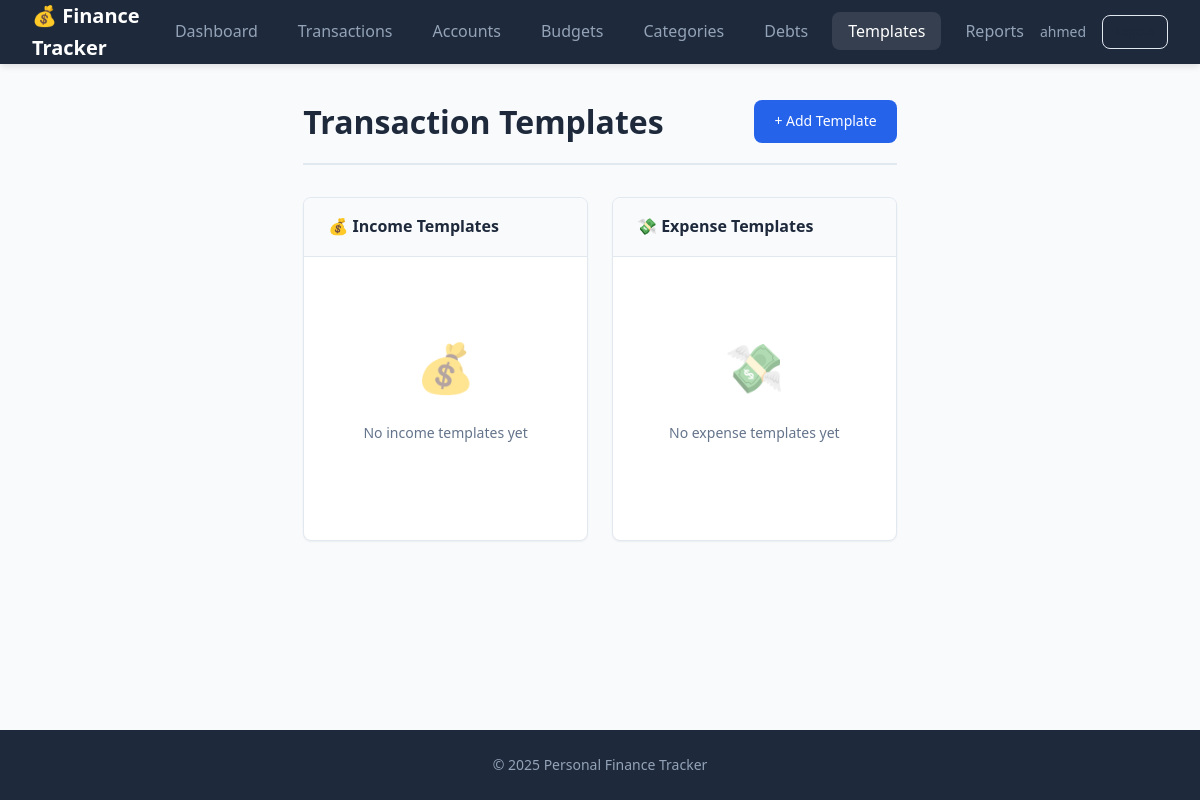
Page /templates (signed in) on the earlier database version.
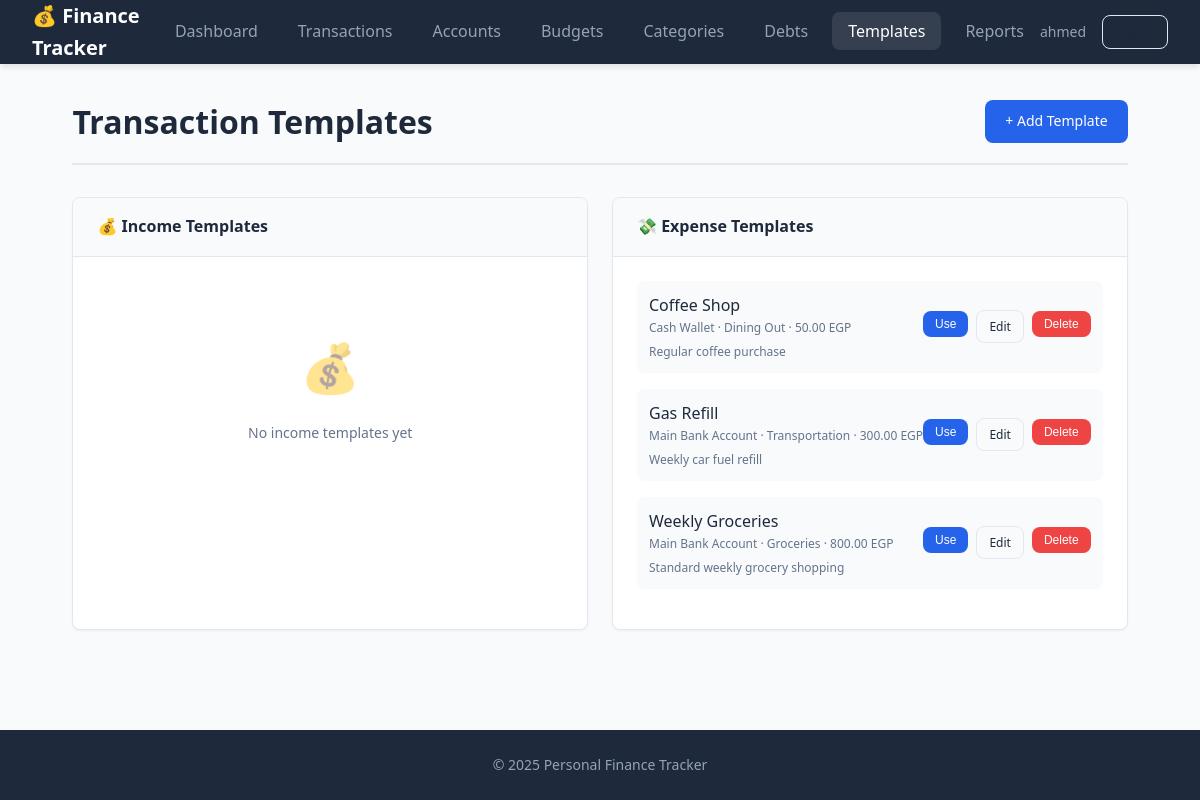
Same page on the later database version.
### src/app/models/finance_models.py (models this page shows, shortened)
class TransactionTemplate(db.Model):
    __tablename__ = 'transaction_template'
    id: Mapped[int] = mapped_column(Integer, primary_key=True, autoincrement=True)
    user_id: Mapped[int] = mapped_column(
        Integer, ForeignKey('user.id', ondelete='CASCADE'), nullable=False
    )
    name: Mapped[str] = mapped_column(String(100), nullable=False)
    description: Mapped[Optional[str]] = mapped_column(String(255))
    default_amount: Mapped[Optional[Decimal]] = mapped_column(DECIMAL(10, 2))
    transaction_type: Mapped[str] = mapped_column(String(10), nullable=False)
    account_id: Mapped[Optional[int]] = mapped_column(
        Integer, ForeignKey('account.id', ondelete='SET NULL')
    )
    category_id: Mapped[Optional[int]] = mapped_column(
        Integer, ForeignKey('category.id', ondelete='SET NULL')
    )
    user: Mapped["User"] = relationship("User", back_populates="transaction_templates")
    account: Mapped[Optional["Account"]] = relationship(
        "Account", back_populates="transaction_templates"
    )
    category: Mapped[Optional["Category"]] = relationship(
        "Category", back_populates="transaction_templates"
    )

class Account(db.Model):
    __tablename__ = 'account'
    id: Mapped[int] = mapped_column(Integer, primary_key=True, autoincrement=True)
    user_id: Mapped[int] = mapped_column(
        Integer, ForeignKey('user.id', ondelete='CASCADE'), nullable=False
    )
    name: Mapped[str] = mapped_column(String(100), nullable=False)
    account_type: Mapped[Optional[str]] = mapped_column(String(50))
    initial_balance: Mapped[Decimal] = mapped_column(
        DECIMAL(10, 2), default=Decimal('0.00')
    )
    current_balance: Mapped[Decimal] = mapped_column(
        DECIMAL(10, 2), default=Decimal('0.00')
    )
    currency: Mapped[str] = mapped_column(String(10), default='EGP')
    created_at: Mapped[datetime] = mapped_column(DateTime, default=datetime.utcnow)
    user: Mapped["User"] = relationship("User", back_populates="accounts")
    transactions: Mapped[List["Transaction"]] = relationship(
        "Transaction", back_populates="account", cascade="all, delete-orphan"
    )
    transaction_templates: Mapped[List["TransactionTemplate"]] = relationship(
        "TransactionTemplate", back_populates="account"
    )

class Category(db.Model):
    __tablename__ = 'category'
    id: Mapped[int] = mapped_column(Integer, primary_key=True, autoincrement=True)
    user_id: Mapped[int] = mapped_column(
        Integer, ForeignKey('user.id', ondelete='CASCADE'), nullable=False
    )
    name: Mapped[str] = mapped_column(String(100), nullable=False)
    category_type: Mapped[str] = mapped_column(String(10), nullable=False)
    color: Mapped[Optional[str]] = mapped_column(String(7))
    max_single_amount: Mapped[Optional[Decimal]] = mapped_column(DECIMAL(10, 2))
    user: Mapped["User"] = relationship("User", back_populates="categories")
    transactions: Mapped[List["Transaction"]] = relationship(
        "Transaction", back_populates="category", cascade="all, delete-orphan"
    )
    budgets: Mapped[List["Budget"]] = relationship(
        "Budget", back_populates="category", cascade="all, delete-orphan"
    )
    transaction_templates: Mapped[List["TransactionTemplate"]] = relationship(
        "TransactionTemplate", back_populates="category"
    )

### src/app/controllers/template_routes.py (the view)
@template_bp.route('/templates')
@login_required
def templates():
    all_templates = TransactionTemplateRepository.get_all_by_user(current_user.id)
    income_templates = TransactionTemplateRepository.get_by_type(current_user.id, 'Income')
    expense_templates = TransactionTemplateRepository.get_by_type(current_user.id, 'Expense')
    return render_template(
        'templates.html',
        templates=all_templates,
        income_templates=income_templates,
        expense_templates=expense_templates
    )

### src/app/__init__.py (called while the page is built)
def _init_extensions(app: Flask) -> None:
    database.init_app(app)
    bcrypt.init_app(app)
    login_manager.init_app(app)
    @login_manager.user_loader
    def load_user(user_id: str):
        from .models import User
        return User.query.get(int(user_id))

### src/app/repositories/template_repository.py (called while the page is built)
    @staticmethod
    def get_all_by_user(user_id: int) -> List[TransactionTemplate]:
        return TransactionTemplate.query.filter_by(
            user_id=user_id
        ).order_by(TransactionTemplate.name).all()

    @staticmethod
    def get_by_type(user_id: int, transaction_type: str) -> List[TransactionTemplate]:
        return TransactionTemplate.query.filter_by(
            user_id=user_id,
            transaction_type=transaction_type
        ).order_by(TransactionTemplate.name).all()

### src/app/templates/templates.html (shortened to what the changed rows need)
{% extends "base.html" %}
{% block content %}
<div class="page-header">
    <h1>Transaction Templates</h1>
</div>
<div class="grid grid-2">
    <div class="card">
        <div class="card-body">
            {% if expense_templates %}
                {% for template in expense_templates %}
                <div class="flex flex-between flex-center mb-2" style="padding: 0.75rem; background: var(--bg-primary); border-radius: var(--border-radius);">
                    <div>
                        <div style="font-weight: 500;">{{ template.name }}</div>
                        <div class="text-muted" style="font-size: 0.75rem;">
                            {% if template.account %}{{ template.account.name }} · {% endif %}
                            {% if template.category %}{{ template.category.name }}{% endif %}
                            {% if template.default_amount %} · {{ "%.2f"|format(template.default_amount) }} EGP{% endif %}
                        </div>
                        {% if template.description %}
                        <div class="text-muted" style="font-size: 0.75rem; margin-top: 0.25rem;">
                            {{ template.description }}
                        </div>
                        {% endif %}
                    </div>
                    <div class="table-actions">
                        <form method="POST" action="{{ url_for('template.use_template', template_id=template.id) }}" style="display:inline;">
                            <button type="submit" class="btn btn-sm btn-primary">Use</button>
                        </form>
                        <a href="{{ url_for('template.edit_template', template_id=template.id) }}" class="btn btn-sm btn-outline">Edit</a>
                        <form method="POST" action="{{ url_for('template.delete_template', template_id=template.id) }}" style="display:inline;" onsubmit="return confirm('Delete this template?');">
                            <button type="submit" class="btn btn-sm btn-danger">Delete</button>
                        </form>
                    </div>
                </div>
                {% endfor %}
            {% else %}
                <div class="empty-state">
                    <div class="empty-state-icon">💸</div>
                    <p>No expense templates yet</p>
                </div>
            {% endif %}
        </div>
    </div>
</div>
{% endblock %}

Differences in the rows shown:
added TransactionTemplate: name "Coffee Shop", account.name "Cash Wallet", category.name "Dining Out", default_amount "50.00", description "Regular coffee purchase"
added TransactionTemplate: name "Gas Refill", account.name "Main Bank Account", category.name "Transportation", default_amount "300.00", description "Weekly car fuel refill"
added TransactionTemplate: name "Weekly Groceries", account.name "Main Bank Account", category.name "Groceries", default_amount "800.00", description "Standard weekly grocery shopping"
Other differences:
text no longer shown: "💸 No expense templates yet"
